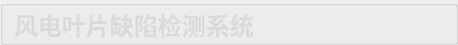
        <widget class="QGroupBox" name="groupBox">
         <property name="minimumSize">
          <size>
           <width>0</width>
           <height>45</height>
          </size>
         </property>
         <property name="maximumSize">
          <size>
           <width>16777215</width>
           <height>45</height>
          </size>
         </property>
         <property name="styleSheet">
          <string notr="true">#groupBox{
background-color: rgba(75, 75, 75, 200);
border: 0px solid #42adff;
border-left: 0px solid rgba(29, 83, 185, 255);
border-right: 0px solid rgba(29, 83, 185, 255);
border-bottom: 1px solid rgba(200, 200, 200,100);
;
border-radius:0px;}</string>
         </property>
         <property name="title">
          <string/>
         </property>
         <layout class="QHBoxLayout" name="horizontalLayout">
          <property name="spacing">
           <number>0</number>
          </property>
          <property name="topMargin">
           <number>0</number>
          </property>
          <property name="bottomMargin">
           <number>0</number>
          </property>
          <item>
           <widget class="QLabel" name="label_4">
            <property name="styleSheet">
             <string notr="true">QLabel
{
	font-size: 24px;
	font-family: &quot;Microsoft YaHei&quot;;
	font-weight: bold;
 		border-radius:9px;
		background:rgba(66, 195, 255, 0);
color: rgb(218, 218, 218);
}
</string>
            </property>
            <property name="text">
             <string>风电叶片缺陷检测系统</string>
            </property>
           </widget>
          </item>
          <item>
           <spacer name="horizontalSpacer">
            <property name="orientation">
             <enum>Qt::Horizontal</enum>
            </property>
            <property name="sizeHint" stdset="0">
             <size>
              <width>40</width>
              <height>20</height>
             </size>
            </property>
           </spacer>
          </item>
          <item>
           <layout class="QHBoxLayout" name="horizontalLayout_5">
            <property name="spacing">
             <number>0</number>
            </property>
            <item>
             <widget class="QPushButton" name="minButton">
              <property name="minimumSize">
               <size>
                <width>50</width>
                <height>28</height>
               </size>
              </property>
              <property name="maximumSize">
               <size>
                <width>50</width>
                <height>28</height>
               </size>
              </property>
              <property name="styleSheet">
               <string notr="true">QPushButton {
border-style: solid;
border-width: 0px;
border-radius: 0px;
background-color: rgba(223, 223, 223, 0);}
QPushButton::focus{outline: none;}
QPushButton::hover {
border-style: solid;
border-width: 0px;
border-radius: 0px;
background-color: rgba(223, 223, 223, 150);}</string>
              </property>
              <property name="text">
               <string/>
              </property>
              <property name="icon">
               <iconset resource="../apprcc.qrc">
                <normaloff>:/img/icon/最小化.png</normaloff>:/img/icon/最小化.png</iconset>
              </property>
             </widget>
            </item>
            <item>
             <widget class="QPushButton" name="maxButton">
              <property name="minimumSize">
               <size>
                <width>50</width>
                <height>28</height>
               </size>
              </property>
              <property name="maximumSize">
               <size>
                <width>50</width>
                <height>28</height>
               </size>
              </property>
              <property name="styleSheet">
               <string notr="true">QPushButton {
border-style: solid;
border-width: 0px;
border-radius: 0px;
background-color: rgba(223, 223, 223, 0);}
QPushButton::focus{outline: none;}
QPushButton::hover {
border-style: solid;
border-width: 0px;
border-radius: 0px;
background-color: rgba(223, 223, 223, 150);}</string>
              </property>
              <property name="text">
               <string/>
              </property>
              <property name="icon">
               <iconset resource="../apprcc.qrc">
                <normaloff>:/img/icon/正方形.png</normaloff>
                <activeon>:/img/icon/还原.png</activeon>
                <selectedon>:/img/icon/还原.png</selectedon>:/img/icon/正方形.png</iconset>
              </property>
              <property name="checkable">
               <bool>true</bool>
              </property>
             </widget>
            </item>
            <item>
             <widget class="QPushButton" name="closeButton">
              <property name="minimumSize">
               <size>
                <width>50</width>
                <height>28</height>
               </size>
              </property>
              <property name="maximumSize">
               <size>
                <width>50</width>
                <height>28</height>
               </size>
              </property>
              <property name="styleSheet">
               <string notr="true">QPushButton {
border-style: solid;
border-width: 0px;
border-radius: 0px;
background-color: rgba(223, 223, 223, 0);}
QPushButton::focus{outline: none;}
QPushButton::hover {
border-style: solid;
border-width: 0px;
border-radius: 0px;
background-color: rgba(223, 223, 223, 150);}</string>
              </property>
              <property name="text">
               <string/>
              </property>
              <property name="icon">
               <iconset resource="../apprcc.qrc">
                <normaloff>:/img/icon/关闭.png</normaloff>:/img/icon/关闭.png</iconset>
              </property>
             </widget>
            </item>
           </layout>
          </item>
         </layout>
        </widget>
